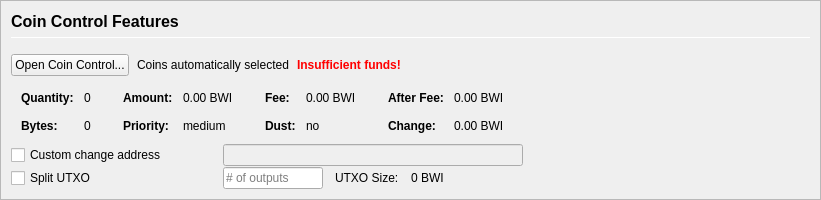
         <widget class="QFrame" name="frameCoinControl">
          <property name="sizePolicy">
           <sizepolicy hsizetype="Expanding" vsizetype="Expanding">
            <horstretch>0</horstretch>
            <verstretch>0</verstretch>
           </sizepolicy>
          </property>
          <property name="maximumSize">
           <size>
            <width>16777215</width>
            <height>16777215</height>
           </size>
          </property>
          <property name="frameShape">
           <enum>QFrame::StyledPanel</enum>
          </property>
          <property name="frameShadow">
           <enum>QFrame::Sunken</enum>
          </property>
          <layout class="QVBoxLayout" name="verticalLayoutCoinControl2">
           <property name="spacing">
            <number>0</number>
           </property>
           <property name="margin">
            <number>0</number>
           </property>
           <item>
            <widget class="QFrame" name="frameCoinControl_BG">
             <layout class="QVBoxLayout" name="verticalLayoutCoinControl" stretch="0,0,0,0,0,0">
              <property name="spacing">
               <number>1</number>
              </property>
              <property name="leftMargin">
               <number>10</number>
              </property>
              <property name="topMargin">
               <number>10</number>
              </property>
              <item>
               <layout class="QHBoxLayout" name="horizontalLayoutCoinControl1">
                <property name="bottomMargin">
                 <number>15</number>
                </property>
                <item>
                 <layout class="QVBoxLayout" name="verticalLayout_3">
                  <property name="spacing">
                   <number>6</number>
                  </property>
                  <item>
                   <widget class="QLabel" name="labelCoinControlFeatures">
                    <property name="sizePolicy">
                     <sizepolicy hsizetype="Preferred" vsizetype="Maximum">
                      <horstretch>0</horstretch>
                      <verstretch>0</verstretch>
                     </sizepolicy>
                    </property>
                    <property name="minimumSize">
                     <size>
                      <width>0</width>
                      <height>20</height>
                     </size>
                    </property>
                    <property name="font">
                     <font>
                      <pointsize>12</pointsize>
                      <weight>75</weight>
                      <bold>true</bold>
                     </font>
                    </property>
                    <property name="styleSheet">
                     <string notr="true">font-weight:bold;</string>
                    </property>
                    <property name="text">
                     <string>Coin Control Features</string>
                    </property>
                   </widget>
                  </item>
                  <item>
                   <widget class="Line" name="line">
                    <property name="minimumSize">
                     <size>
                      <width>0</width>
                      <height>1</height>
                     </size>
                    </property>
                    <property name="maximumSize">
                     <size>
                      <width>16777215</width>
                      <height>1</height>
                     </size>
                    </property>
                    <property name="orientation">
                     <enum>Qt::Horizontal</enum>
                    </property>
                   </widget>
                  </item>
                 </layout>
                </item>
               </layout>
              </item>
              <item>
               <layout class="QHBoxLayout" name="horizontalLayoutCoinControl2" stretch="0,0,0,0">
                <property name="spacing">
                 <number>8</number>
                </property>
                <property name="bottomMargin">
                 <number>10</number>
                </property>
                <item>
                 <widget class="QPushButton" name="pushButtonCoinControl">
                  <property name="styleSheet">
                   <string notr="true"/>
                  </property>
                  <property name="text">
                   <string>Open Coin Control...</string>
                  </property>
                  <property name="autoDefault">
                   <bool>false</bool>
                  </property>
                 </widget>
                </item>
                <item>
                 <widget class="QLabel" name="labelCoinControlAutomaticallySelected">
                  <property name="text">
                   <string>Coins automatically selected</string>
                  </property>
                  <property name="margin">
                   <number>5</number>
                  </property>
                 </widget>
                </item>
                <item>
                 <widget class="QLabel" name="labelCoinControlInsuffFunds">
                  <property name="font">
                   <font>
                    <weight>75</weight>
                    <bold>true</bold>
                   </font>
                  </property>
                  <property name="styleSheet">
                   <string notr="true">color:red;font-weight:bold;</string>
                  </property>
                  <property name="text">
                   <string>Insufficient funds!</string>
                  </property>
                  <property name="margin">
                   <number>5</number>
                  </property>
                 </widget>
                </item>
                <item>
                 <spacer name="horizontalSpacerCoinControl">
                  <property name="orientation">
                   <enum>Qt::Horizontal</enum>
                  </property>
                  <property name="sizeHint" stdset="0">
                   <size>
                    <width>40</width>
                    <height>1</height>
                   </size>
                  </property>
                 </spacer>
                </item>
               </layout>
              </item>
              <item>
               <widget class="QWidget" name="widgetCoinControl" native="true">
                <property name="sizePolicy">
                 <sizepolicy hsizetype="Preferred" vsizetype="Preferred">
                  <horstretch>0</horstretch>
                  <verstretch>0</verstretch>
                 </sizepolicy>
                </property>
                <property name="minimumSize">
                 <size>
                  <width>0</width>
                  <height>0</height>
                 </size>
                </property>
                <property name="styleSheet">
                 <string notr="true"/>
                </property>
                <layout class="QHBoxLayout" name="horizontalLayoutCoinControl5">
                 <property name="margin">
                  <number>0</number>
                 </property>
                 <item>
                  <layout class="QHBoxLayout" name="horizontalLayoutCoinControl3" stretch="0,0,0,1">
                   <property name="spacing">
                    <number>20</number>
                   </property>
                   <property name="topMargin">
                    <number>0</number>
                   </property>
                   <property name="bottomMargin">
                    <number>10</number>
                   </property>
                   <item>
                    <layout class="QFormLayout" name="formLayoutCoinControl1">
                     <property name="horizontalSpacing">
                      <number>10</number>
                     </property>
                     <property name="verticalSpacing">
                      <number>14</number>
                     </property>
                     <property name="leftMargin">
                      <number>10</number>
                     </property>
                     <property name="topMargin">
                      <number>4</number>
                     </property>
                     <property name="rightMargin">
                      <number>6</number>
                     </property>
                     <item row="0" column="0">
                      <widget class="QLabel" name="labelCoinControlQuantityText">
                       <property name="font">
                        <font>
                         <weight>75</weight>
                         <bold>true</bold>
                        </font>
                       </property>
                       <property name="text">
                        <string>Quantity:</string>
                       </property>
                       <property name="margin">
                        <number>0</number>
                       </property>
                      </widget>
                     </item>
                     <item row="0" column="1">
                      <widget class="QLabel" name="labelCoinControlQuantity">
                       <property name="cursor">
                        <cursorShape>IBeamCursor</cursorShape>
                       </property>
                       <property name="contextMenuPolicy">
                        <enum>Qt::ActionsContextMenu</enum>
                       </property>
                       <property name="text">
                        <string notr="true">0</string>
                       </property>
                       <property name="margin">
                        <number>0</number>
                       </property>
                       <property name="textInteractionFlags">
                        <set>Qt::LinksAccessibleByMouse|Qt::TextSelectableByKeyboard|Qt::TextSelectableByMouse</set>
                       </property>
                      </widget>
                     </item>
                     <item row="1" column="0">
                      <widget class="QLabel" name="labelCoinControlBytesText">
                       <property name="font">
                        <font>
                         <weight>75</weight>
                         <bold>true</bold>
                        </font>
                       </property>
                       <property name="text">
                        <string>Bytes:</string>
                       </property>
                      </widget>
                     </item>
                     <item row="1" column="1">
                      <widget class="QLabel" name="labelCoinControlBytes">
                       <property name="cursor">
                        <cursorShape>IBeamCursor</cursorShape>
                       </property>
                       <property name="contextMenuPolicy">
                        <enum>Qt::ActionsContextMenu</enum>
                       </property>
                       <property name="text">
                        <string notr="true">0</string>
                       </property>
                       <property name="textInteractionFlags">
                        <set>Qt::LinksAccessibleByMouse|Qt::TextSelectableByKeyboard|Qt::TextSelectableByMouse</set>
                       </property>
                      </widget>
                     </item>
                    </layout>
                   </item>
                   <item>
                    <layout class="QFormLayout" name="formLayoutCoinControl2">
                     <property name="horizontalSpacing">
                      <number>10</number>
                     </property>
                     <property name="verticalSpacing">
                      <number>14</number>
                     </property>
                     <property name="leftMargin">
                      <number>6</number>
                     </property>
                     <property name="topMargin">
                      <number>4</number>
                     </property>
                     <property name="rightMargin">
                      <number>6</number>
                     </property>
                     <item row="0" column="0">
                      <widget class="QLabel" name="labelCoinControlAmountText">
                       <property name="font">
                        <font>
                         <weight>75</weight>
                         <bold>true</bold>
                        </font>
                       </property>
                       <property name="text">
                        <string>Amount:</string>
                       </property>
                       <property name="margin">
                        <number>0</number>
                       </property>
                      </widget>
                     </item>
                     <item row="0" column="1">
                      <widget class="QLabel" name="labelCoinControlAmount">
                       <property name="cursor">
                        <cursorShape>IBeamCursor</cursorShape>
                       </property>
                       <property name="contextMenuPolicy">
                        <enum>Qt::ActionsContextMenu</enum>
                       </property>
                       <property name="text">
                        <string notr="true">0.00 BWI</string>
                       </property>
                       <property name="textInteractionFlags">
                        <set>Qt::LinksAccessibleByMouse|Qt::TextSelectableByKeyboard|Qt::TextSelectableByMouse</set>
                       </property>
                      </widget>
                     </item>
                     <item row="1" column="0">
                      <widget class="QLabel" name="labelCoinControlPriorityText">
                       <property name="font">
                        <font>
                         <weight>75</weight>
                         <bold>true</bold>
                        </font>
                       </property>
                       <property name="text">
                        <string>Priority:</string>
                       </property>
                      </widget>
                     </item>
                     <item row="1" column="1">
                      <widget class="QLabel" name="labelCoinControlPriority">
                       <property name="cursor">
                        <cursorShape>IBeamCursor</cursorShape>
                       </property>
                       <property name="contextMenuPolicy">
                        <enum>Qt::ActionsContextMenu</enum>
                       </property>
                       <property name="text">
                        <string>medium</string>
                       </property>
                       <property name="textInteractionFlags">
                        <set>Qt::LinksAccessibleByMouse|Qt::TextSelectableByKeyboard|Qt::TextSelectableByMouse</set>
                       </property>
                      </widget>
                     </item>
                    </layout>
                   </item>
                   <item>
                    <layout class="QFormLayout" name="formLayoutCoinControl3">
                     <property name="horizontalSpacing">
                      <number>10</number>
                     </property>
                     <property name="verticalSpacing">
                      <number>14</number>
                     </property>
                     <property name="leftMargin">
                      <number>6</number>
                     </property>
                     <property name="topMargin">
                      <number>4</number>
                     </property>
                     <property name="rightMargin">
                      <number>6</number>
                     </property>
                     <item row="0" column="0">
                      <widget class="QLabel" name="labelCoinControlFeeText">
                       <property name="font">
                        <font>
                         <weight>75</weight>
                         <bold>true</bold>
                        </font>
                       </property>
                       <property name="text">
                        <string>Fee:</string>
                       </property>
                       <property name="margin">
                        <number>0</number>
                       </property>
                      </widget>
                     </item>
                     <item row="0" column="1">
                      <widget class="QLabel" name="labelCoinControlFee">
                       <property name="cursor">
                        <cursorShape>IBeamCursor</cursorShape>
                       </property>
                       <property name="contextMenuPolicy">
                        <enum>Qt::ActionsContextMenu</enum>
                       </property>
                       <property name="text">
                        <string notr="true">0.00 BWI</string>
                       </property>
                       <property name="textInteractionFlags">
                        <set>Qt::LinksAccessibleByMouse|Qt::TextSelectableByKeyboard|Qt::TextSelectableByMouse</set>
                       </property>
                      </widget>
                     </item>
                     <item row="1" column="0">
                      <widget class="QLabel" name="labelCoinControlLowOutputText">
                       <property name="font">
                        <font>
                         <weight>75</weight>
                         <bold>true</bold>
                        </font>
                       </property>
                       <property name="text">
                        <string>Dust:</string>
                       </property>
                      </widget>
                     </item>
                     <item row="1" column="1">
                      <widget class="QLabel" name="labelCoinControlLowOutput">
                       <property name="cursor">
                        <cursorShape>IBeamCursor</cursorShape>
                       </property>
                       <property name="contextMenuPolicy">
                        <enum>Qt::ActionsContextMenu</enum>
                       </property>
                       <property name="text">
                        <string>no</string>
                       </property>
                       <property name="textInteractionFlags">
                        <set>Qt::LinksAccessibleByMouse|Qt::TextSelectableByKeyboard|Qt::TextSelectableByMouse</set>
                       </property>
                      </widget>
                     </item>
                    </layout>
                   </item>
                   <item>
                    <layout class="QFormLayout" name="formLayoutCoinControl4">
                     <property name="horizontalSpacing">
                      <number>10</number>
                     </property>
                     <property name="verticalSpacing">
                      <number>14</number>
                     </property>
                     <property name="leftMargin">
                      <number>6</number>
                     </property>
                     <property name="topMargin">
                      <number>4</number>
                     </property>
                     <property name="rightMargin">
                      <number>6</number>
                     </property>
                     <item row="0" column="0">
                      <widget class="QLabel" name="labelCoinControlAfterFeeText">
                       <property name="font">
                        <font>
                         <weight>75</weight>
                         <bold>true</bold>
                        </font>
                       </property>
                       <property name="text">
                        <string>After Fee:</string>
                       </property>
                       <property name="margin">
                        <number>0</number>
                       </property>
                      </widget>
                     </item>
                     <item row="0" column="1">
                      <widget class="QLabel" name="labelCoinControlAfterFee">
                       <property name="cursor">
                        <cursorShape>IBeamCursor</cursorShape>
                       </property>
                       <property name="contextMenuPolicy">
                        <enum>Qt::ActionsContextMenu</enum>
                       </property>
                       <property name="text">
                        <string notr="true">0.00 BWI</string>
                       </property>
                       <property name="textInteractionFlags">
                        <set>Qt::LinksAccessibleByMouse|Qt::TextSelectableByKeyboard|Qt::TextSelectableByMouse</set>
                       </property>
                      </widget>
                     </item>
                     <item row="1" column="0">
                      <widget class="QLabel" name="labelCoinControlChangeText">
                       <property name="font">
                        <font>
                         <weight>75</weight>
                         <bold>true</bold>
                        </font>
                       </property>
                       <property name="text">
                        <string>Change:</string>
                       </property>
                      </widget>
                     </item>
                     <item row="1" column="1">
                      <widget class="QLabel" name="labelCoinControlChange">
                       <property name="cursor">
                        <cursorShape>IBeamCursor</cursorShape>
                       </property>
                       <property name="contextMenuPolicy">
                        <enum>Qt::ActionsContextMenu</enum>
                       </property>
                       <property name="text">
                        <string notr="true">0.00 BWI</string>
                       </property>
                       <property name="textInteractionFlags">
                        <set>Qt::LinksAccessibleByMouse|Qt::TextSelectableByKeyboard|Qt::TextSelectableByMouse</set>
                       </property>
                      </widget>
                     </item>
                    </layout>
                   </item>
                  </layout>
                 </item>
                </layout>
               </widget>
              </item>
              <item>
               <layout class="QHBoxLayout" name="horizontalLayoutCoinControl4">
                <property name="spacing">
                 <number>12</number>
                </property>
                <property name="sizeConstraint">
                 <enum>QLayout::SetDefaultConstraint</enum>
                </property>
                <property name="topMargin">
                 <number>0</number>
                </property>
                <property name="rightMargin">
                 <number>0</number>
                </property>
                <item>
                 <widget class="QCheckBox" name="checkBoxCoinControlChange">
                  <property name="sizePolicy">
                   <sizepolicy hsizetype="Preferred" vsizetype="Preferred">
                    <horstretch>0</horstretch>
                    <verstretch>0</verstretch>
                   </sizepolicy>
                  </property>
                  <property name="minimumSize">
                   <size>
                    <width>200</width>
                    <height>0</height>
                   </size>
                  </property>
                  <property name="maximumSize">
                   <size>
                    <width>200</width>
                    <height>16777215</height>
                   </size>
                  </property>
                  <property name="toolTip">
                   <string>If this is activated, but the change address is empty or invalid, change will be sent to a newly generated address.</string>
                  </property>
                  <property name="text">
                   <string>Custom change address</string>
                  </property>
                 </widget>
                </item>
                <item>
                 <widget class="QValidatedLineEdit" name="lineEditCoinControlChange">
                  <property name="enabled">
                   <bool>false</bool>
                  </property>
                  <property name="sizePolicy">
                   <sizepolicy hsizetype="Preferred" vsizetype="Preferred">
                    <horstretch>0</horstretch>
                    <verstretch>0</verstretch>
                   </sizepolicy>
                  </property>
                  <property name="minimumSize">
                   <size>
                    <width>300</width>
                    <height>0</height>
                   </size>
                  </property>
                 </widget>
                </item>
                <item>
                 <widget class="QLabel" name="labelCoinControlChangeLabel">
                  <property name="sizePolicy">
                   <sizepolicy hsizetype="Preferred" vsizetype="Preferred">
                    <horstretch>0</horstretch>
                    <verstretch>0</verstretch>
                   </sizepolicy>
                  </property>
                  <property name="minimumSize">
                   <size>
                    <width>100</width>
                    <height>0</height>
                   </size>
                  </property>
                  <property name="text">
                   <string/>
                  </property>
                  <property name="margin">
                   <number>3</number>
                  </property>
                 </widget>
                </item>
               </layout>
              </item>
              <item>
               <layout class="QHBoxLayout" name="horizontalLayoutCoinControl6">
                <property name="spacing">
                 <number>12</number>
                </property>
                <property name="rightMargin">
                 <number>0</number>
                </property>
                <item>
                 <widget class="QCheckBox" name="splitBlockCheckBox">
                  <property name="sizePolicy">
                   <sizepolicy hsizetype="Preferred" vsizetype="Preferred">
                    <horstretch>0</horstretch>
                    <verstretch>0</verstretch>
                   </sizepolicy>
                  </property>
                  <property name="minimumSize">
                   <size>
                    <width>200</width>
                    <height>0</height>
                   </size>
                  </property>
                  <property name="maximumSize">
                   <size>
                    <width>200</width>
                    <height>16777215</height>
                   </size>
                  </property>
                  <property name="text">
                   <string>Split UTXO</string>
                  </property>
                 </widget>
                </item>
                <item>
                 <widget class="QLineEdit" name="splitBlockLineEdit">
                  <property name="sizePolicy">
                   <sizepolicy hsizetype="Preferred" vsizetype="Preferred">
                    <horstretch>50</horstretch>
                    <verstretch>0</verstretch>
                   </sizepolicy>
                  </property>
                  <property name="minimumSize">
                   <size>
                    <width>100</width>
                    <height>0</height>
                   </size>
                  </property>
                  <property name="maximumSize">
                   <size>
                    <width>100</width>
                    <height>16777215</height>
                   </size>
                  </property>
                  <property name="placeholderText">
                   <string># of outputs</string>
                  </property>
                 </widget>
                </item>
                <item>
                 <widget class="QLabel" name="labelBlockSizeText">
                  <property name="text">
                   <string>UTXO Size:</string>
                  </property>
                 </widget>
                </item>
                <item>
                 <widget class="QLabel" name="labelBlockSize">
                  <property name="text">
                   <string>0 BWI</string>
                  </property>
                 </widget>
                </item>
                <item>
                 <spacer name="horizontalSpacer_7">
                  <property name="orientation">
                   <enum>Qt::Horizontal</enum>
                  </property>
                  <property name="sizeHint" stdset="0">
                   <size>
                    <width>40</width>
                    <height>20</height>
                   </size>
                  </property>
                 </spacer>
                </item>
               </layout>
              </item>
              <item>
               <spacer name="verticalSpacerCoinControl">
                <property name="orientation">
                 <enum>Qt::Vertical</enum>
                </property>
                <property name="sizeHint" stdset="0">
                 <size>
                  <width>800</width>
                  <height>1</height>
                 </size>
                </property>
               </spacer>
              </item>
             </layout>
            </widget>
           </item>
          </layout>
         </widget>
